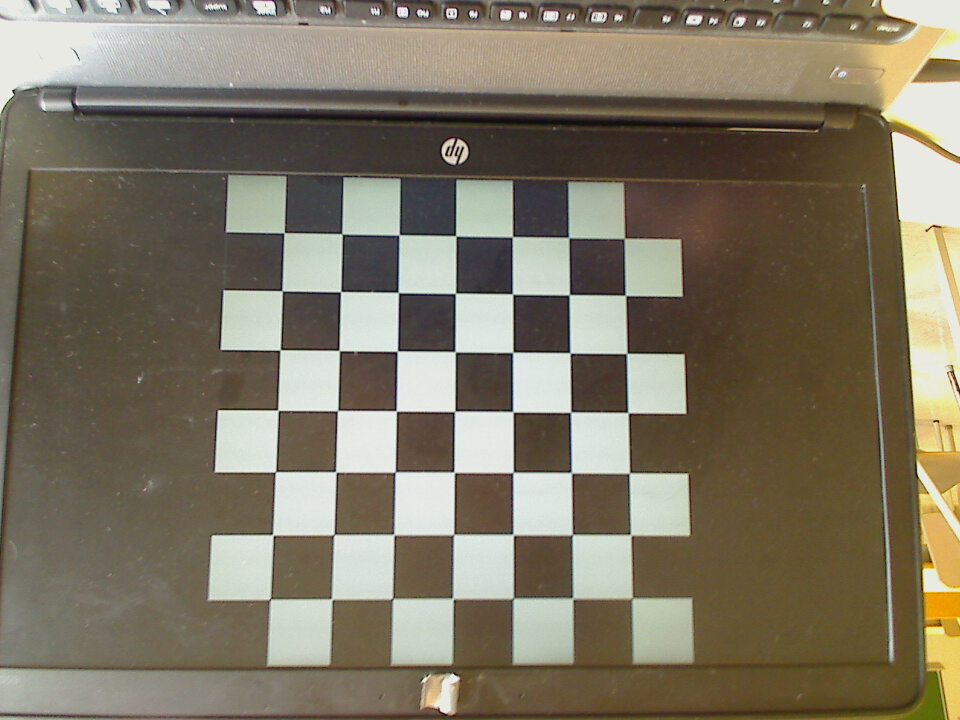
#> input picture calibration/chess1.jpg, 960 x 720 px; its folder holds 4 pictures in this run
$ python main.py
#> lines starting #> are read from the running program, lines starting #| are printed output that depends on the picture
import numpy as np
import cv2
import glob

# termination criteria
criteria = (cv2.TERM_CRITERIA_EPS + cv2.TERM_CRITERIA_MAX_ITER, 30, 0.001)

# prepare object points, like (0,0,0), (1,0,0), (2,0,0) ....,(6,5,0)
objectPoint = np.zeros((7 * 6, 3), np.float32)
objectPoint[:, :2] = np.mgrid[0:7, 0:6].T.reshape(-1, 2)

# Arrays to store object points and image points from all the images.
objectPoints = [] # 3d point in real world space
imagePoints = [] # 2d points in image plane.

imageNames = glob.glob('*.jpg')

for name in imageNames:
    image = cv2.imread(name)
#> image is the input picture: shape (720, 960, 3); mean B, G, R 100.7, 118.8, 126.9
    grayImage = cv2.cvtColor(image, cv2.COLOR_BGR2GRAY)
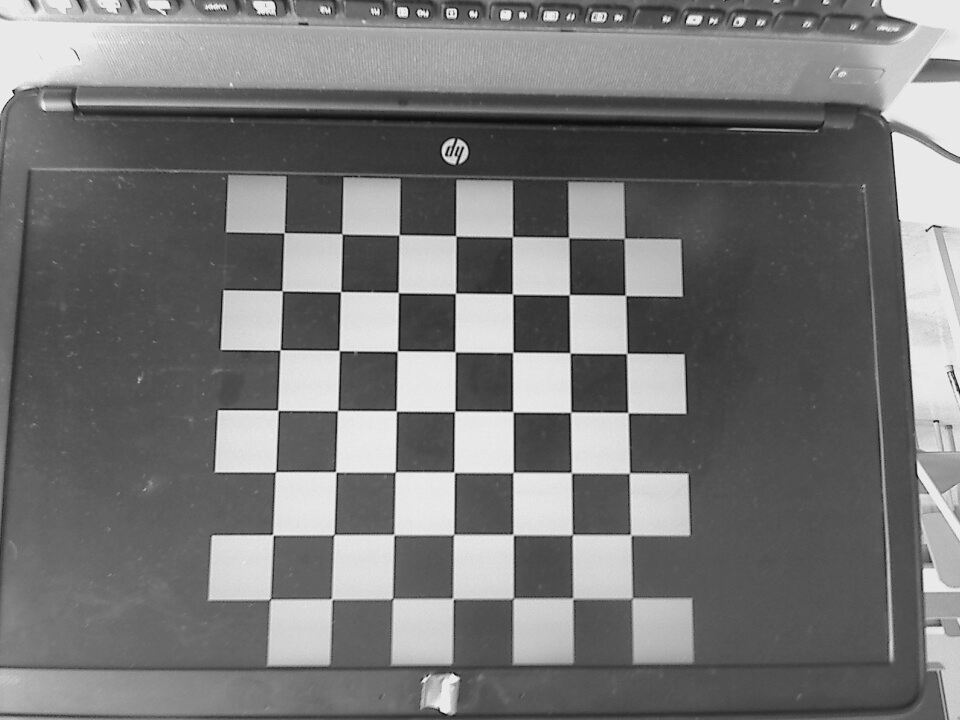
#> grayImage: shape (720, 960); min 5, max 251, mean 119.2

    # Find the chess board corners
    isChessboardCornersFound, corners = cv2.findChessboardCorners(grayImage, (7, 6), None)
#> isChessboardCornersFound = False; corners = None

    newCameraMatrix = 0

    # If found, add object points, image points (after refining them)
    if isChessboardCornersFound:
        objectPoints.append(objectPoint)

        corners2 = cv2.cornerSubPix(grayImage, corners, (11, 11), (-1, -1), criteria)

        imagePoints.append(corners)

        # Calibration
        ret, cameraMatrix, distortionCoef, rotationVectors, translationVectors = cv2.calibrateCamera(objectPoints, imagePoints, grayImage.shape[::-1], None, None)

        # Undistortion
        h, w = image.shape[:2]
        newCameraMatrix, roi = cv2.getOptimalNewCameraMatrix(cameraMatrix, distortionCoef, (w, h), 1, (w, h))

        # undistort
        mapx, mapy = cv2.initUndistortRectifyMap(cameraMatrix, distortionCoef, None, newCameraMatrix, (w, h), 5)
        dst = cv2.remap(image, mapx, mapy, cv2.INTER_LINEAR)

        dst = cv2.undistort(image, cameraMatrix, distortionCoef, None, newCameraMatrix)

        # crop the image
        #x, y, w, h = roi
        #dst = dst[y:y + h, x:x + w]

        cv2.imshow('calibresult', dst)
        cv2.waitKey()

        np.savetxt("newCameraMatrix.txt", newCameraMatrix, fmt='%.2f')
#> pass 2 of the loop `for name in imageNames:`:
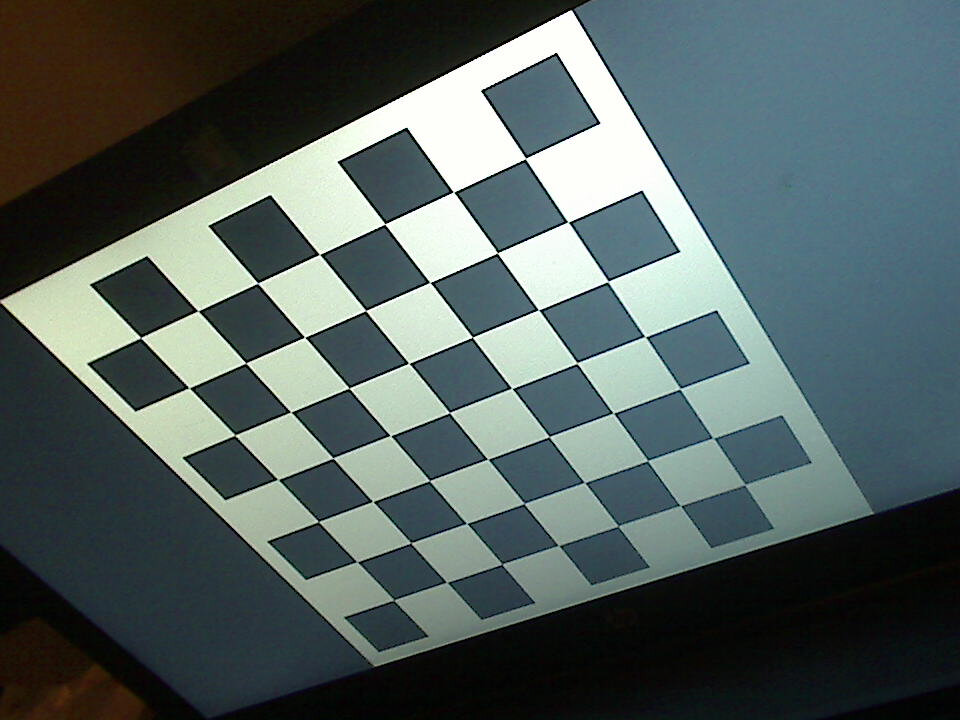
#> input picture calibration/chess10.jpg, 960 x 720 px
#> image is the input picture: shape (720, 960, 3); mean B, G, R 96, 97.2, 84.2
#> `grayImage = cv2.cvtColor(image, cv2.COLOR_BGR2GRAY)`:
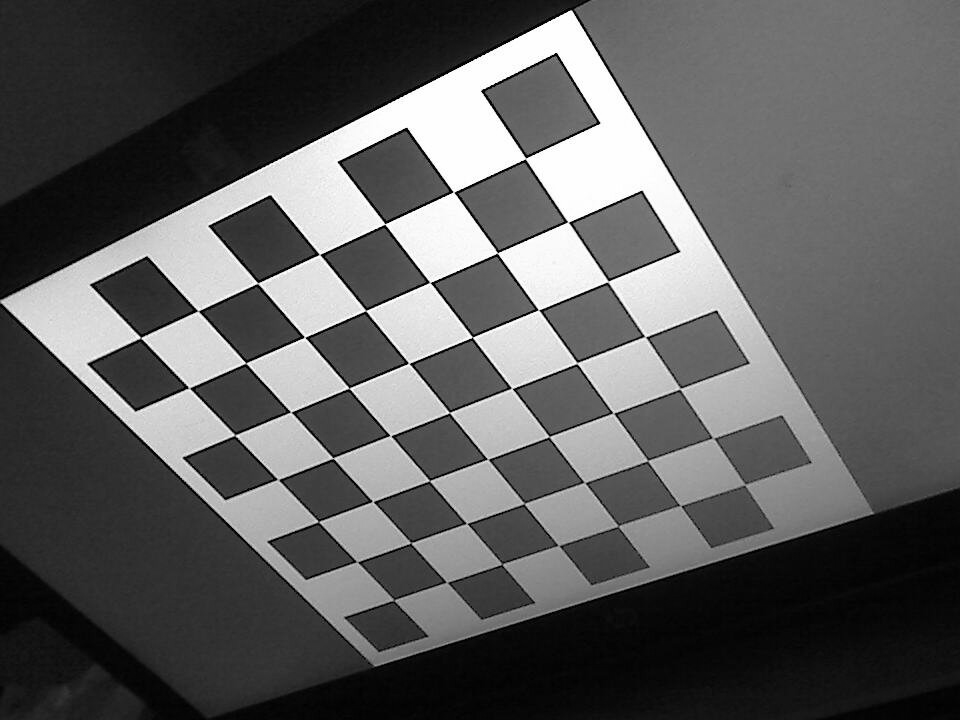
#> grayImage: shape (720, 960); min 0, max 255, mean 93.2
#> isChessboardCornersFound = True; corners = 42 rows, first 8: [712.5, 437.7], [647.6, 460.6], [584.5, 482.4], [524.3, 503.5], [466.6, 523.4], [410.8, 542.6], [356.9, 561.6], [680, 388.5]
#> corners2 = 42 rows, first 8: [713.1, 437.8], [647.6, 460.6], [584.5, 482.5], [524, 503.5], [466.6, 523.5], [410.7, 543], [357, 561.7], [680, 388.7]
#> ret = 0.218; cameraMatrix = [[1539.8, 0, 458.7], [0, 1758.8, 400.7], [0, 0, 1]]; distortionCoef = [[0.419, -14.57, -0.000189, -0.00464, 179.8]]; rotationVectors = ([0.437, -1.07, 2.4],); translationVectors = ([3.47, 0.443, 21.01],)
#> newCameraMatrix = [[1616.8, 0, 462.9], [0, 1769.3, 400.2], [0, 0, 1]]; roi = (50, 87, 822, 591)
#> `dst = cv2.remap(image, mapx, mapy, cv2.INTER_LINEAR)`:
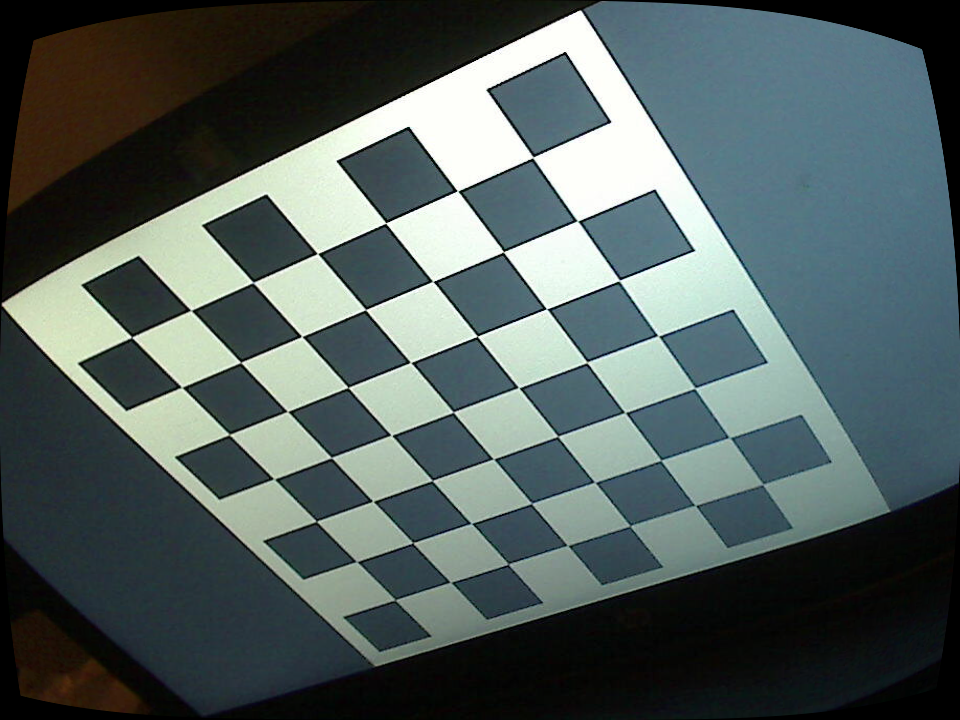
#> dst: shape (720, 960, 3); mean B, G, R 94.7, 96.1, 83.4
#> pass 3 of the loop `for name in imageNames:`:
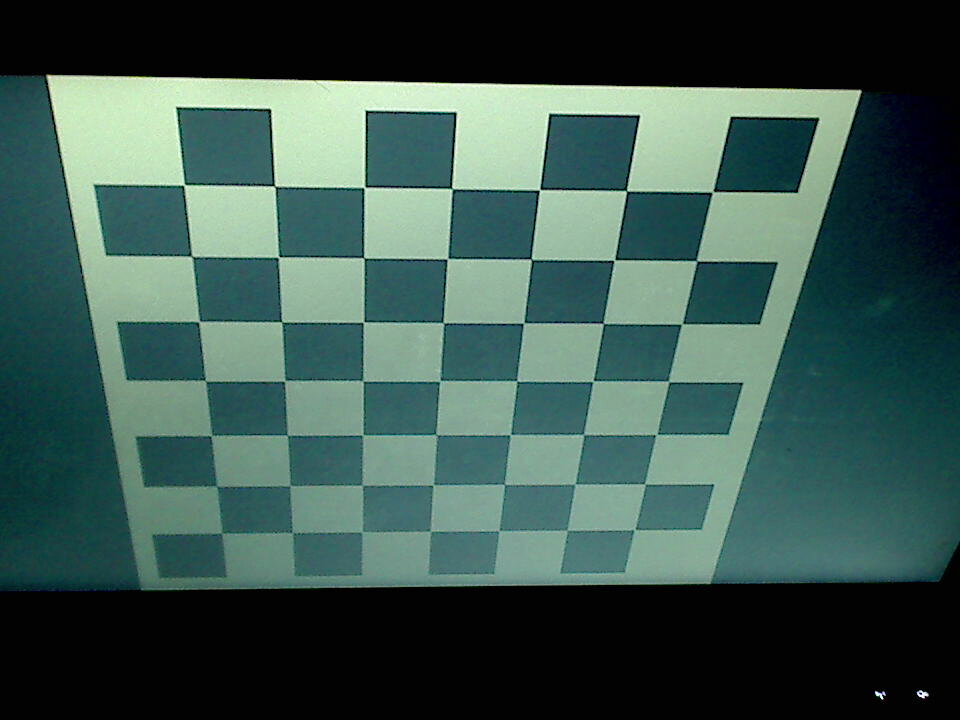
#> input picture calibration/chess2.jpg, 960 x 720 px
#> image is the input picture: shape (720, 960, 3); mean B, G, R 79.3, 86.1, 59.7
#> `grayImage = cv2.cvtColor(image, cv2.COLOR_BGR2GRAY)`:
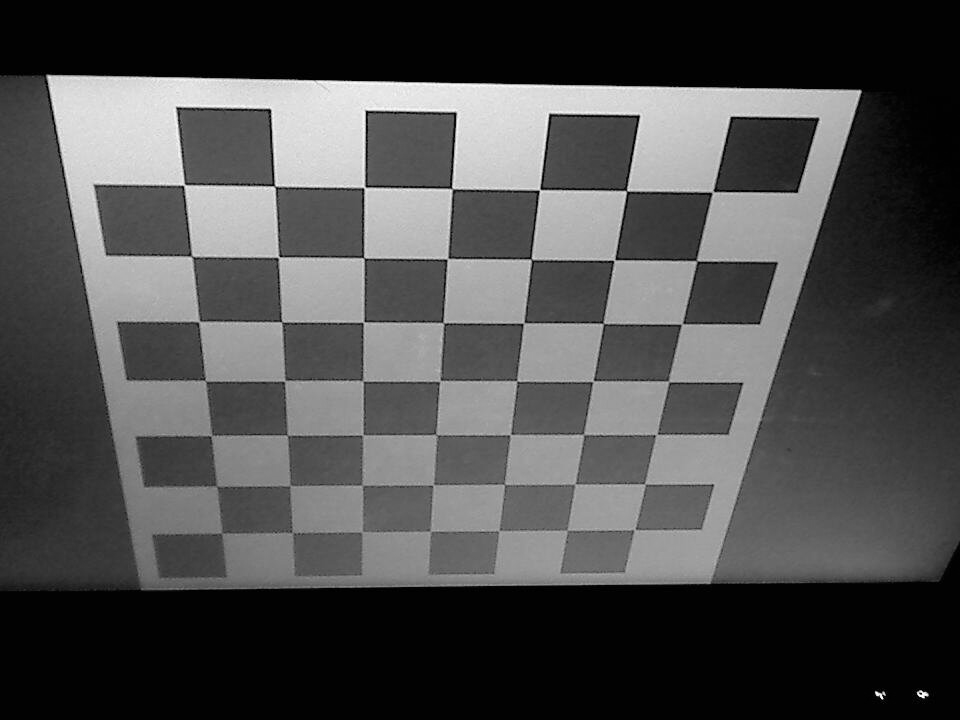
#> grayImage: shape (720, 960); min 0, max 255, mean 77.5
#> corners = 42 rows, first 8: [644.5, 483.8], [575, 483.6], [504.6, 484.5], [432.9, 485.6], [363.1, 487], [290.4, 485.2], [216, 485.5], [656.4, 434.5]
#> corners2 = 42 rows, first 8: [644.8, 483.9], [575.1, 483.9], [504.5, 484.2], [433.1, 484.9], [362.4, 485.3], [290.2, 485.7], [216.7, 485.9], [656.5, 434.4]
#> ret = 0.394; cameraMatrix = [[1444.5, 0, 510.4], [0, 1726.3, 275.1], [0, 0, 1]]; distortionCoef = [[-0.0172, 6.08, -0.007, 0.0147, -65.03]]; rotationVectors = ([0.374, -1.05, 2.43], [0.145, 1.28, -2.81]); translationVectors = ([2.76, 1.86, 19.79], [1.9, 2.48, 20.49])
#> newCameraMatrix = [[62.97, 0, 931.9], [0, 133.5, 582.4], [0, 0, 1]]; roi = (910, 561, 42, 55)
#> `dst = cv2.remap(image, mapx, mapy, cv2.INTER_LINEAR)`:
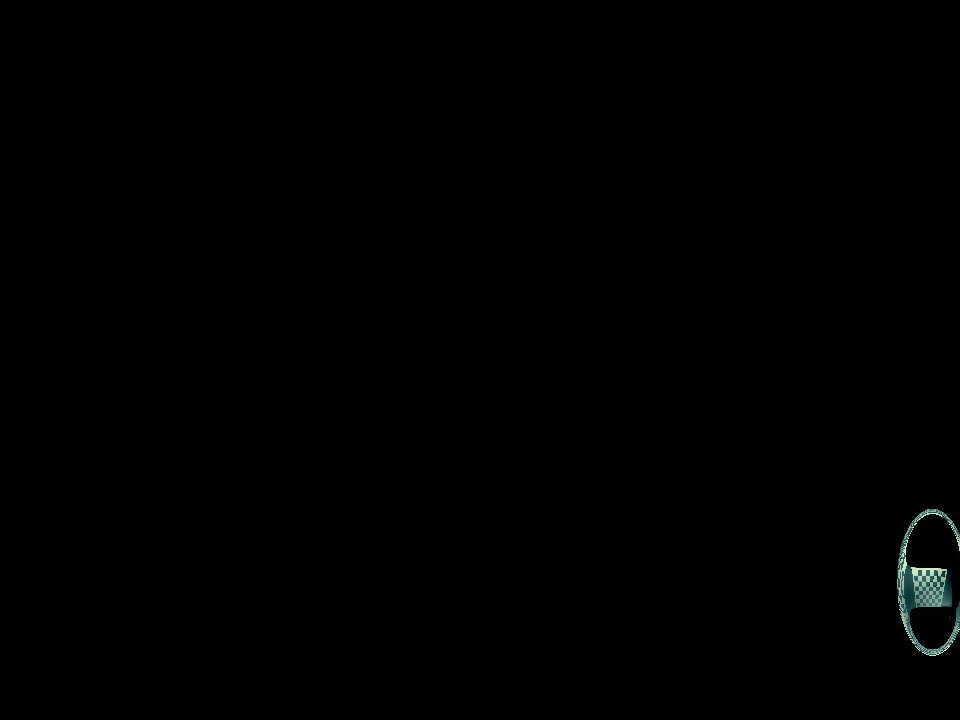
#> dst: shape (720, 960, 3); mean B, G, R 0.6, 0.6, 0.4
#> the loop made 4 passes; the first 3 are shown

cv2.destroyAllWindows()
